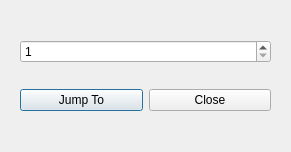
<?xml version="1.0" encoding="UTF-8"?>
<ui version="4.0">
 <class>JumpToOrder</class>
 <widget class="QDialog" name="JumpToOrder">
  <property name="geometry">
   <rect>
    <x>0</x>
    <y>0</y>
    <width>291</width>
    <height>152</height>
   </rect>
  </property>
  <property name="windowTitle">
   <string>Jump To Order</string>
  </property>
  <layout class="QGridLayout" name="gridLayout">
   <item row="0" column="0">
    <widget class="QWidget" name="widget" native="true">
     <layout class="QGridLayout" name="gridLayout_2">
      <item row="0" column="0" colspan="2">
       <widget class="QSpinBox" name="order">
        <property name="minimum">
         <number>1</number>
        </property>
        <property name="maximum">
         <number>62</number>
        </property>
       </widget>
      </item>
      <item row="1" column="0">
       <widget class="QPushButton" name="replot">
        <property name="text">
         <string>Jump To</string>
        </property>
       </widget>
      </item>
      <item row="1" column="1">
       <widget class="QPushButton" name="cancel">
        <property name="text">
         <string>Close</string>
        </property>
       </widget>
      </item>
     </layout>
    </widget>
   </item>
  </layout>
 </widget>
 <resources/>
 <connections/>
</ui>
